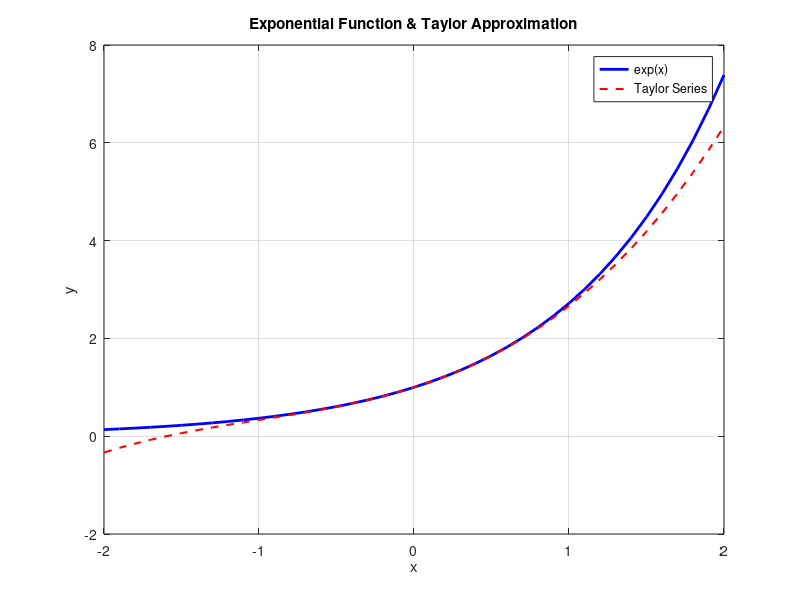

This figure's MATLAB source:
% -*- matlab-ts -*-

% t-utils-test-indent: no-line-by-line-indent - alignment of assignments not possible with line-by-line indent

% Calculate the Golden Ratio (phi)
phi = (1 + sqrt(5)) / 2;
disp(['Golden Ratio (phi): ', num2str(phi)]); % Display the value

% Plot the exponential function with a Taylor Series Approximation
x        = -2 : 0.1 : 2;
y_exp    = exp(x);
y_taylor = 1 + x + x.^2 / 2 + x.^3 / 6; % First few terms

% Plot the approximation
figure; % Create a new figure
plot(x, y_exp, 'b-', 'LineWidth', 2); % Plot the actual exponential
hold on; % Keep the current plot
plot(x, y_taylor, ...
     'r--', ...
     'LineWidth', 1.5);
title('Exponential Function & Taylor Approximation');
xlabel('x');
ylabel('y');
legend('exp(x)', 'Taylor Series');
grid on;
hold off;
